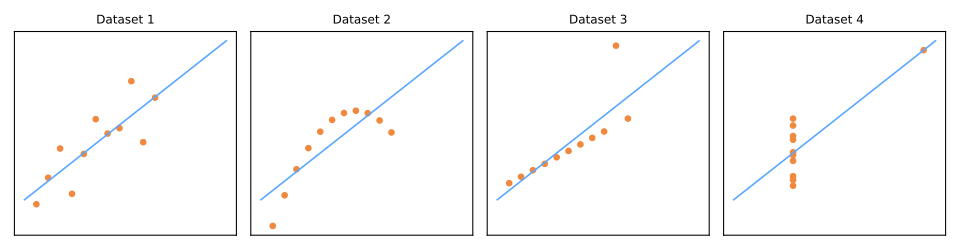

Python code for this plot:
import matplotlib.pyplot as plt
import numpy as np
from io import StringIO

# Anscombe's quartet (Anscombe, 1973)
x123 = [10, 8, 13, 9, 11, 14, 6, 4, 12, 7, 5]
y1 = [8.04, 6.95, 7.58, 8.81, 8.33, 9.96, 7.24, 4.26, 10.84, 4.82, 5.68]
y2 = [9.14, 8.14, 8.74, 8.77, 9.26, 8.10, 6.13, 3.10, 9.13, 7.26, 4.74]
y3 = [7.46, 6.77, 12.74, 7.11, 7.81, 8.84, 6.08, 5.39, 8.15, 6.42, 5.73]
x4 = [8, 8, 8, 8, 8, 8, 8, 19, 8, 8, 8]
y4 = [6.58, 5.76, 7.71, 8.84, 8.47, 7.04, 5.25, 12.50, 5.56, 7.91, 6.89]

datasets = [(x123, y1), (x123, y2), (x123, y3), (x4, y4)]

fig, axes = plt.subplots(1, 4, figsize=(10, 2.6), sharey=True)
for i, (ax, (x, y)) in enumerate(zip(axes, datasets), start=1):
    x, y = np.array(x), np.array(y)
    b, a = np.polyfit(x, y, 1)
    xs = np.linspace(3, 20, 10)
    ax.plot(x, y, 'o', color='#f0883e', markersize=4)
    ax.plot(xs, a + b * xs, '-', color='#58a6ff', linewidth=1.2)
    ax.set_title(f'Dataset {i}', fontsize=9)
    ax.set_xticks([])
    ax.set_yticks([])

plt.tight_layout()

buffer = StringIO()
plt.savefig(buffer, format="svg", transparent=True)
print(buffer.getvalue())

plt.close()
